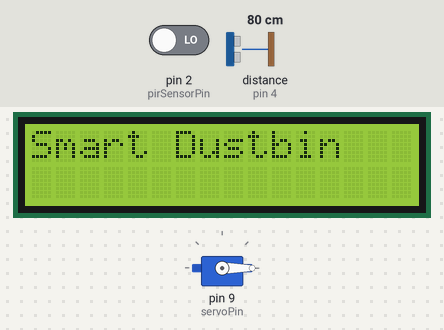
Bench run of a sketch on a simulated Arduino Uno, built with avr-gcc and run on an emulated ATmega328P. Parts: servo, 16×2 character LCD. Wiring (inferred from the names in the program): ultrasonic range finder: trigger pin 3; echo pin 4. The inputs (shaded band) are chosen by the test bench; at power-on: distance to the obstacle (sensor on pin 4) 80 cm, pin 2 (pirSensorPin) LOW. The echo pulse lasts 58.3 µs per cm.

Above: at 0.1 s.
At 3.2 s:
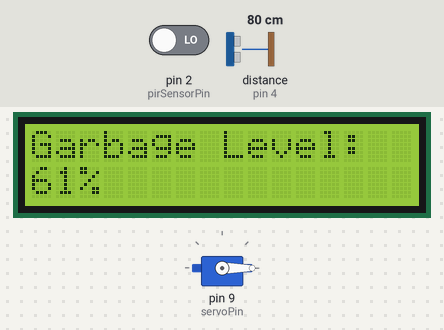
3.3 s: distance to the obstacle (sensor on pin 4) set to 2 cm
At 5.5 s:
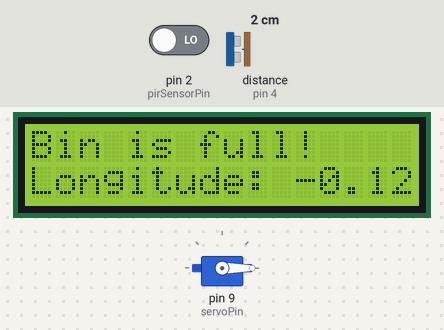
Timing chart, 0 to 7.0 s (numbered marks = the images above; inputs shaded):
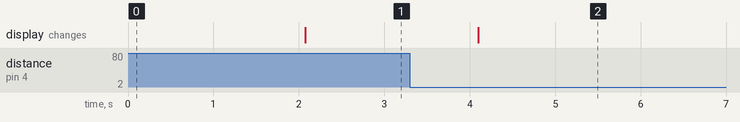

Measured:
- after the input at 3.3 s, the display: changes after 0.80 s (image 2)

The sketch:

trash_management_systems.ino
```cpp
#include <LiquidCrystal.h>
#include <Servo.h>

// Define the pins
const int pirSensorPin = 2;
const int ultrasonicTrigPin = 3;
const int ultrasonicEchoPin = 4;
const int servoPin = 9;

// Initialize the LCD with the pins
LiquidCrystal lcd(A5, A4, A3, A2, A1, A0);

// Create a servo object
Servo lidServo;

// Define constants and variables
const int maxGarbageCapacity = 100;
int currentGarbageLevel = 0;
bool isLidOpen = false;
unsigned long lastMotionDetected = 0; // Time when the last motion was detected
bool isFullAlertSent = false; // Flag to track if the full alert is sent

// Virtual GPS coordinates/location
float binLatitude = 0.0;
float binLongitude = 0.0;

void setup() {
  // Initialize pins
  pinMode(pirSensorPin, INPUT);
  pinMode(ultrasonicTrigPin, OUTPUT);
  pinMode(ultrasonicEchoPin, INPUT);

  // Initialize the servo
  lidServo.attach(servoPin);
  closeLid(); // Ensure lid is closed initially

  // Initialize the LCD
  lcd.begin(16, 2);
  lcd.print("Smart Dustbin");
  delay(2000); // Display initial message for 2 seconds
}

void loop() {
  int pirSensorValue = digitalRead(pirSensorPin);
  int ultrasonicDistance = getUltrasonicDistance();

  if (pirSensorValue == HIGH && !isLidOpen) {
    openLid();
    lastMotionDetected = millis(); // Update the time of the last detected motion
    delay(5000);
  }
  if (pirSensorValue == LOW && isLidOpen && millis() - lastMotionDetected > 5000) { // If no motion is detected for 5 seconds
    closeLid();
    delay(5000);
  }

  if (ultrasonicDistance < 200) {
    currentGarbageLevel = map(ultrasonicDistance, 200, 0, 0, maxGarbageCapacity);
  }

  int percentage = map(currentGarbageLevel, 0, maxGarbageCapacity, 0, 100);
  lcd.clear();
  lcd.setCursor(0, 0);
  lcd.print("Garbage Level:");
  lcd.setCursor(0, 1);
  lcd.print(percentage);
  lcd.print("%");

  if (percentage >= 80 && !isFullAlertSent) {
    sendFullAlert(); // Trigger full alert when garbage level is above 80%
    isFullAlertSent = true; // Set flag to indicate alert sent
  }

  delay(1000); // Delay for stability
}

int getUltrasonicDistance() {
  digitalWrite(ultrasonicTrigPin, LOW);
  delayMicroseconds(2);
  digitalWrite(ultrasonicTrigPin, HIGH);
  delayMicroseconds(10);
  digitalWrite(ultrasonicTrigPin, LOW);

  long duration = pulseIn(ultrasonicEchoPin, HIGH);
  int distance = duration * 0.034 / 2; // Convert to centimeters
  return distance;
}

void openLid() {
  lidServo.write(90); // Adjust angle as needed
  isLidOpen = true;
}

void closeLid() {
  lidServo.write(0); // Adjust angle as needed
  isLidOpen = false;
}

// Function to simulate sending full alert with GPS coordinates/location
void sendFullAlert() {
  // Simulate GPS coordinates/location
  binLatitude = 51.5074; // London latitude
  binLongitude = -0.1278; // London longitude

  // Display alert message with GPS coordinates/location
  lcd.clear();
  lcd.setCursor(0, 0);
  lcd.print("Bin is full!");
  lcd.setCursor(0, 1);
  lcd.print("Latitude: ");
  lcd.print(binLatitude, 6); // Display latitude with 6 decimal places
  lcd.setCursor(0, 2);
  lcd.print("Longitude: ");
  lcd.print(binLongitude, 6);// Display longitude with 6 decimal places
  delay(7000);
}
```
